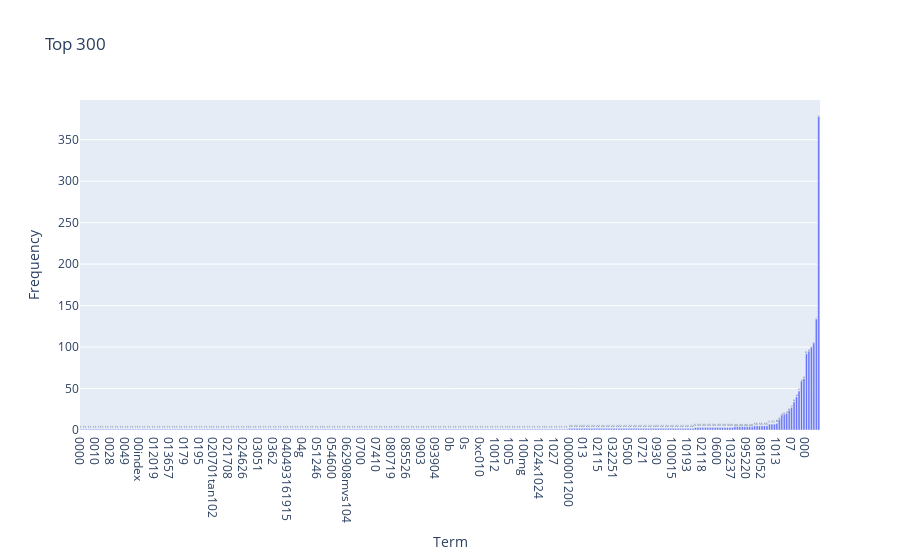

Notebook source saved alongside this figure:
### Markdown cell above
### >>> **Exercise 13 (take home):**
If you want a nicer interactive visualization here, I would encourage you try to install and use plotly to achieve this.

### Code cell
# Answer here
import plotly.express as px

df = pd.DataFrame({'Term': count_vect.get_feature_names_out()[:300], 'Frequency': term_frequencies[:300]})

fig = px.bar(df, x='Term', y='Frequency', text='Frequency', title='Top 300')
fig.update_traces(texttemplate='%{text}', textposition='outside')
fig.update_layout(xaxis_title='Term', yaxis_title='Frequency')
fig.update_xaxes(categoryorder='total ascending')

fig.show()

### Figure 1 — Plotly figure (JSON) as saved in the notebook; plotly's stock layout.template omitted (floating-point values rounded to 4 significant figures; data arrays with more than 128 entries replaced by an {"elided": "..."} marker saying what was removed)
{"data": [{"alignmentgroup": "True", "hovertemplate": "Term=%{x}<br>Frequency=%{text}<extra></extra>", "legendgroup": "", "marker": {"color": "#636efa", "pattern": {"shape": ""}}, "name": "", "offsetgroup": "", "orientation": "v", "showlegend": false, "text": {"elided": "300 int values"}, "textposition": "outside", "texttemplate": "%{text}", "type": "bar", "x": {"elided": "300 str values"}, "xaxis": "x", "y": {"elided": "300 int values"}, "yaxis": "y"}], "layout": {"barmode": "relative", "legend": {"tracegroupgap": 0}, "title": {"text": "Top 300"}, "xaxis": {"anchor": "y", "categoryorder": "total ascending", "domain": [0, 1], "title": {"text": "Term"}}, "yaxis": {"anchor": "x", "domain": [0, 1], "title": {"text": "Frequency"}}}}
